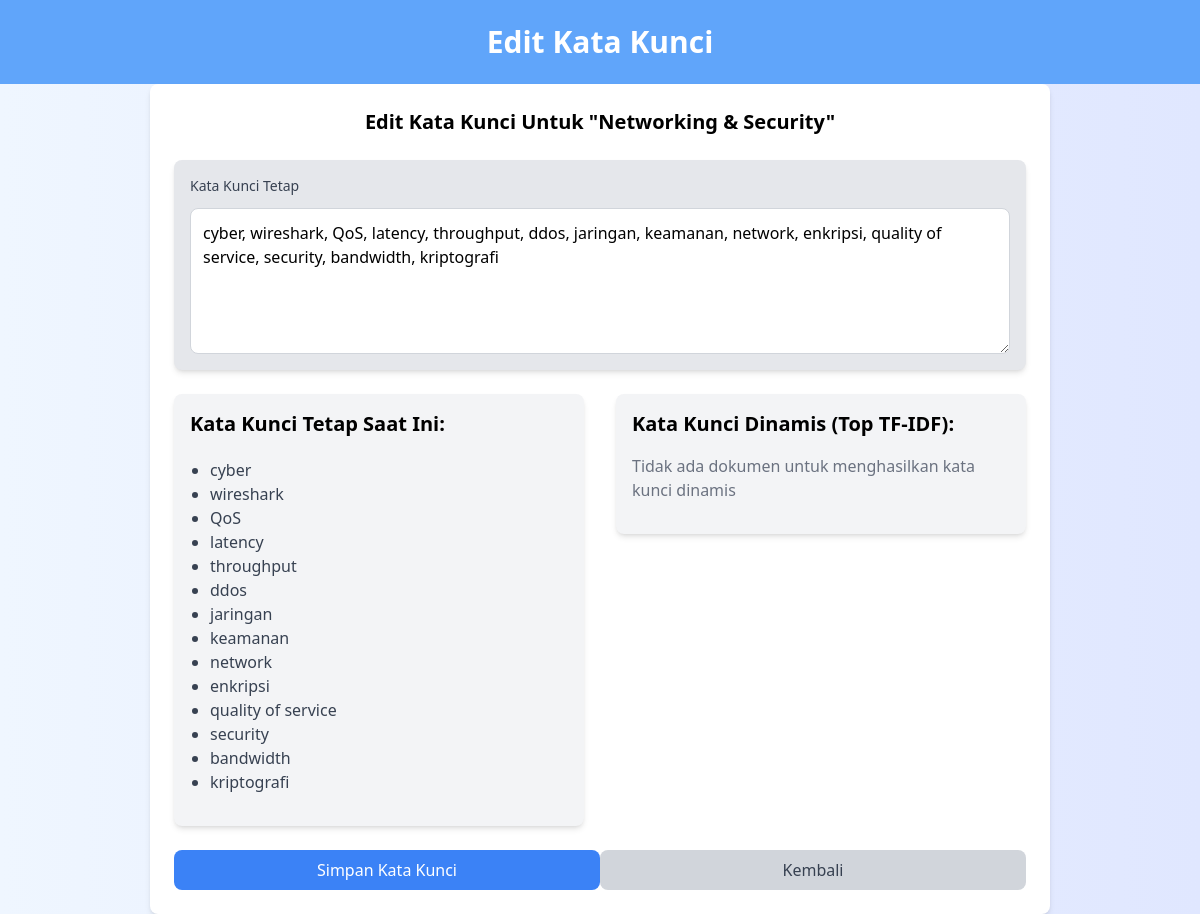
The app's page /edit_keywords/4/, older data.
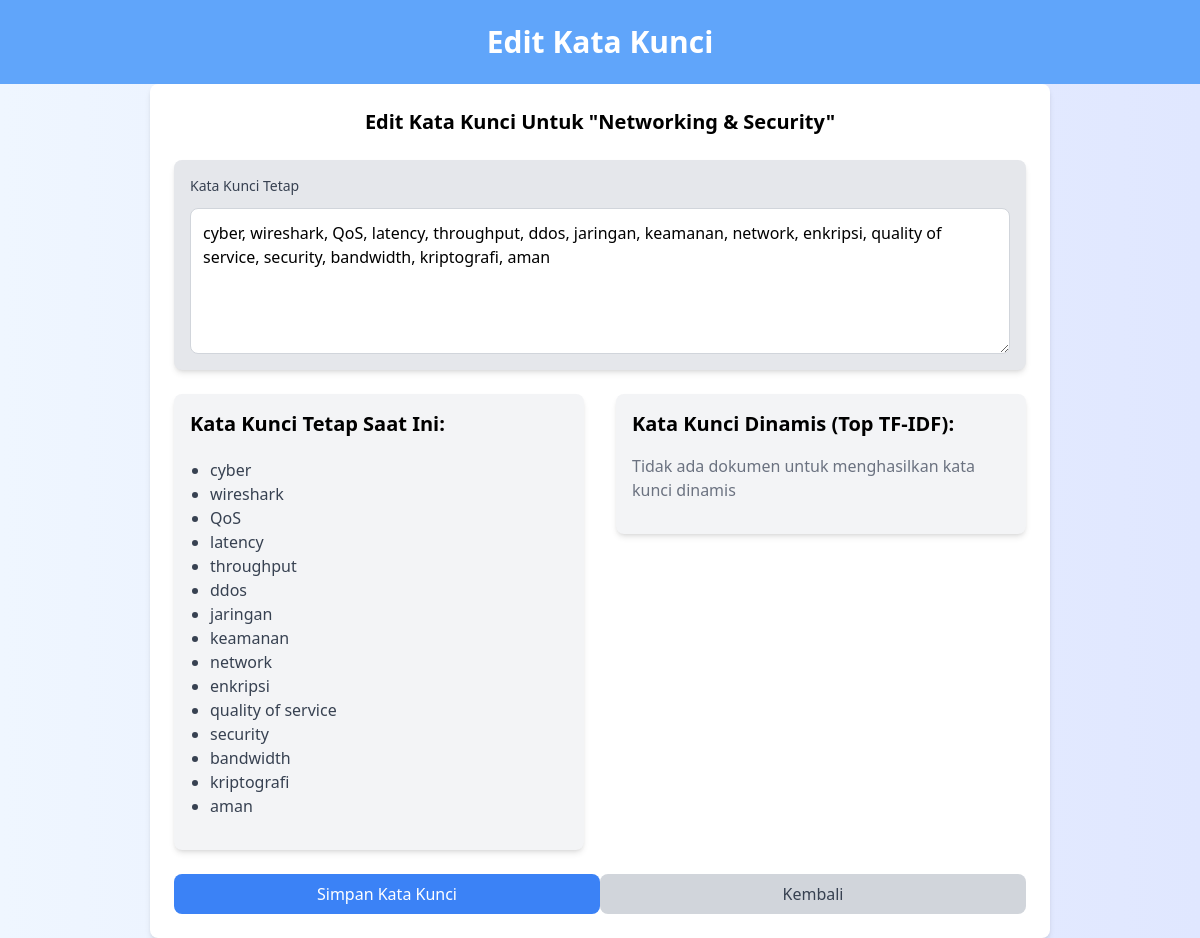
The same page, newer data.
### fileupload/models.py (models this page shows, shortened)
class Theme(models.Model):
    name = models.CharField(max_length=255)
    fixed_keywords = models.TextField(blank=True, null=True)
    dynamic_keywords = models.TextField(blank=True, null=True)
    def get_fixed_keywords(self):
        return [k.strip() for k in self.fixed_keywords.split(',')] if self.fixed_keywords else []

### fileupload/views.py (the view, shortened to what this page needs)
# urls.py: path('edit_keywords/<int:theme_id>/', views.edit_keywords_view, name='edit_keywords'),
def edit_keywords_view(request, theme_id):
    theme = get_object_or_404(Theme, id=theme_id)
    processor = TextProcessor()
    theme_docs = ProcessedDocument.objects.filter(theme=theme.name)
    doc_texts = [doc.cleaned_text for doc in theme_docs]
    top_terms = processor.calculate_top_terms(doc_texts, theme.name) if doc_texts else []
    if request.method == 'POST':
        form = ThemeForm(request.POST, instance=theme)
        if form.is_valid():
            try:
                fixed_keywords_input = form.cleaned_data['fixed_keywords']
                fixed_keywords = [k.strip() for k in fixed_keywords_input.split(',') if k.strip()]
                if len(fixed_keywords) != 15:
                    messages.error(request, "Harus ada tepat 15 kata kunci tetap")
                    return render(request, 'edit_keywords.html', {
                        'form': form,
                        'theme': theme,
                        'current_fixed_keywords': theme.get_fixed_keywords(),
                        'dynamic_keywords': top_terms,
                    })
                theme.set_fixed_keywords(fixed_keywords)
                if top_terms:
                    fixed_set = set(k.lower() for k in fixed_keywords)
                    dynamic_terms = []
                    for term, _ in top_terms:
                        if (term.lower() not in fixed_set and
                            len(dynamic_terms) < 5):
                            dynamic_terms.append(term)
                    theme.set_dynamic_keywords(dynamic_terms)
                theme.save()
                messages.success(request, 'Kata kunci berhasil diperbarui!')
                return redirect('top_terms')
            except ValueError as e:
                messages.error(request, str(e))
            except Exception as e:
                messages.error(request, f"Terjadi kesalahan: {str(e)}")
    else:
        form = ThemeForm(instance=theme)
    dynamic_keywords = []
    return render(request, 'edit_keywords.html', {
        'form': form,
        'theme': theme,
        'current_fixed_keywords': theme.get_fixed_keywords(),
        'dynamic_keywords': dynamic_keywords,
        'has_documents': bool(doc_texts),
    })

### fileupload/forms.py (shortened to what this page needs)
class ThemeForm(forms.ModelForm):
    class Meta:
        model = Theme
        fields = ['fixed_keywords']
        widgets = {
            'fixed_keywords': forms.Textarea(attrs={
                'class': 'border-gray-300 rounded-md shadow-sm w-full p-2',
                'rows': 5,
                'placeholder': 'Enter exactly 15 keywords separated by commas'
            })
        }

### fileupload/templates/edit_keywords.html (shortened to what this page needs)
<!DOCTYPE html>
<html lang="en">
<head>
    <script src="https://cdn.tailwindcss.com"></script>
</head>
<body class="bg-gradient-to-r from-blue-50 to-indigo-100">
    <div class="bg-blue-400 text-white p-6">
        <h1 class="text-3xl font-bold text-center">Edit Kata Kunci</h1>
    </div>
    <div class="flex justify-center">
        <div class="w-full md:w-3/4 p-6 bg-white shadow-md rounded-lg">
            <form method="POST">
                <h1 class="text-xl mb-6 font-bold text-center">Edit Kata Kunci Untuk "{{ theme.name }}"</h1>
                <div class="mb-6 bg-gray-200 p-4 rounded-lg shadow-md">
                    <label for="id_fixed_keywords" class="block text-sm mb-3 font-medium text-gray-700">Kata Kunci Tetap</label>
                    <textarea name="fixed_keywords" id="id_fixed_keywords" rows="5" required class="block w-full p-3 border border-gray-300 rounded-lg" placeholder="Masukkan kata kunci yang dipisahkan dengan koma">{{ form.fixed_keywords.value|default:'' }}</textarea>
                </div>
                <div class="flex space-x-8 mb-6">
                    <div class="w-1/2">
                        <div class="p-4 bg-gray-100 rounded-lg shadow-md">
                            <h2 class="text-xl mb-5 font-semibold">Kata Kunci Tetap Saat Ini:</h2>
                            <ul class="list-disc pl-5 mb-4">
                                {% for keyword in current_fixed_keywords %}
                                    <li class="text-gray-700">{{ keyword }}</li>
                                {% endfor %}
                            </ul>
                        </div>
                    </div>
                    <div class="w-1/2">
                        <div class="p-4 bg-gray-100 rounded-lg shadow-md">
                            <h2 class="text-xl font-semibold mb-4">Kata Kunci Dinamis (Top TF-IDF):</h2>
                            <ul class="mb-4">
                                {% if has_documents %}
                                    {% if dynamic_keywords %}
                                        {% for term, score in dynamic_keywords %}
                                            <li class="flex justify-between items-center py-1">
                                                <span class="text-l text-gray-700 font-medium">{{ term }}</span>
                                                <span class="text-gray-500 text-sm">Score: {{ score }}</span>
                                            </li>
                                        {% endfor %}
                                    {% else %}
                                        <li class="text-gray-500">Tidak ada kata kunci dinamis yang unik</li>
                                    {% endif %}
                                {% else %}
                                    <li class="text-gray-500">Tidak ada dokumen untuk menghasilkan kata kunci dinamis</li>
                                {% endif %}
                            </ul>
                        </div>
                    </div>
                </div>
                <div class="flex justify-between mt-4">
                    <button type="submit" class="w-full bg-blue-500 text-white py-2 px-4 rounded-lg hover:bg-blue-400 transition">Simpan Kata Kunci</button>
                    <a href="{% url 'top_terms' %}" class="w-full bg-gray-300 text-gray-700 py-2 px-4 rounded-lg hover:bg-gray-400 transition text-center">Kembali</a>
                </div>
            </form>
        </div>
    </div>
</body>
</html>

Row changes from the older to the newer data that the page shows:
changed Theme "Networking & Security": fixed_keywords "cyber, wireshark, QoS, latency, throughput, ddos, jaringan, keamanan, network, enkripsi, quality of service, security, bandwidth, kriptografi" → "cyber, wireshark, QoS, latency, throughput, ddos, jaringan, keamanan, network, enkripsi, quality of service, security, bandwidth, kriptografi, aman"
Text that changed along with them:
new list line: "aman"
